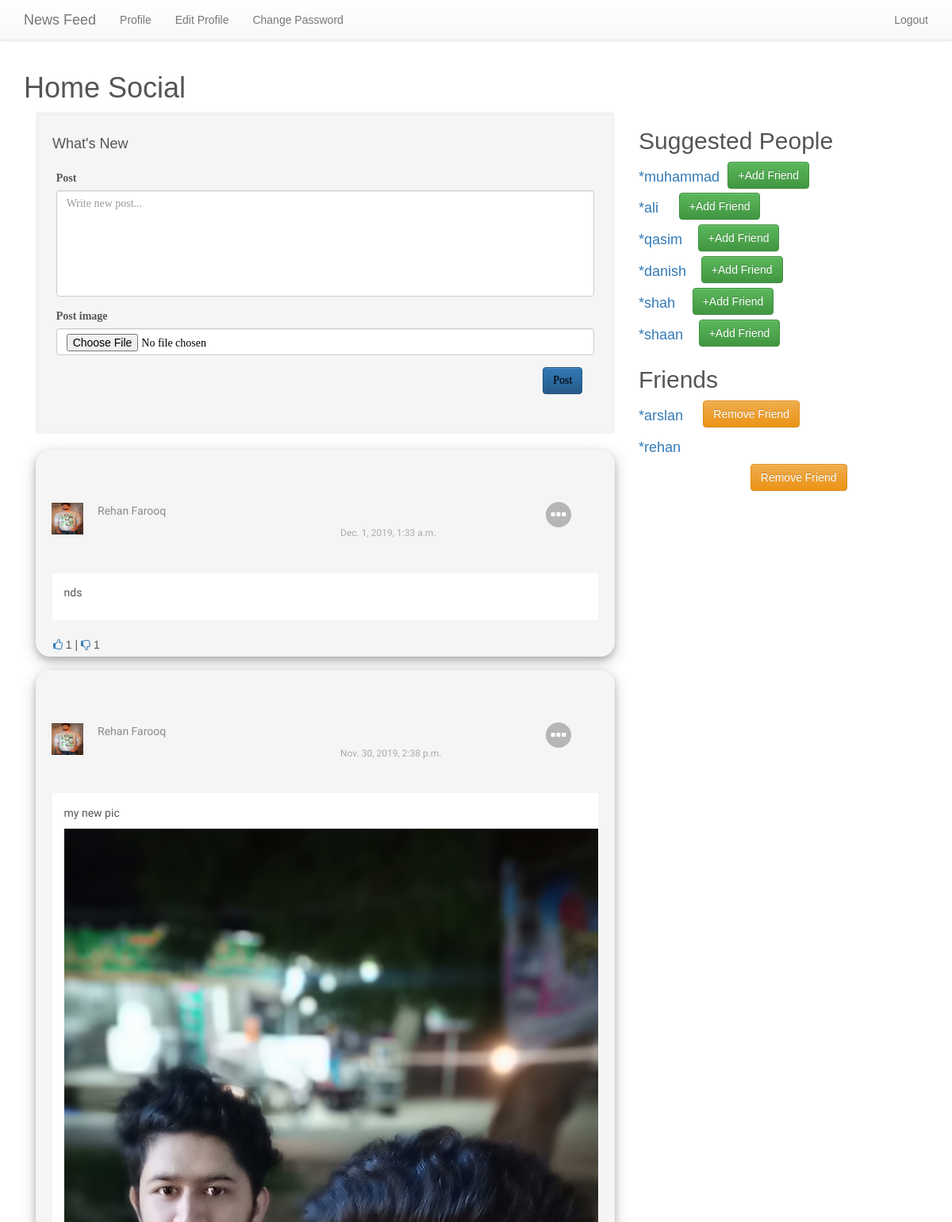
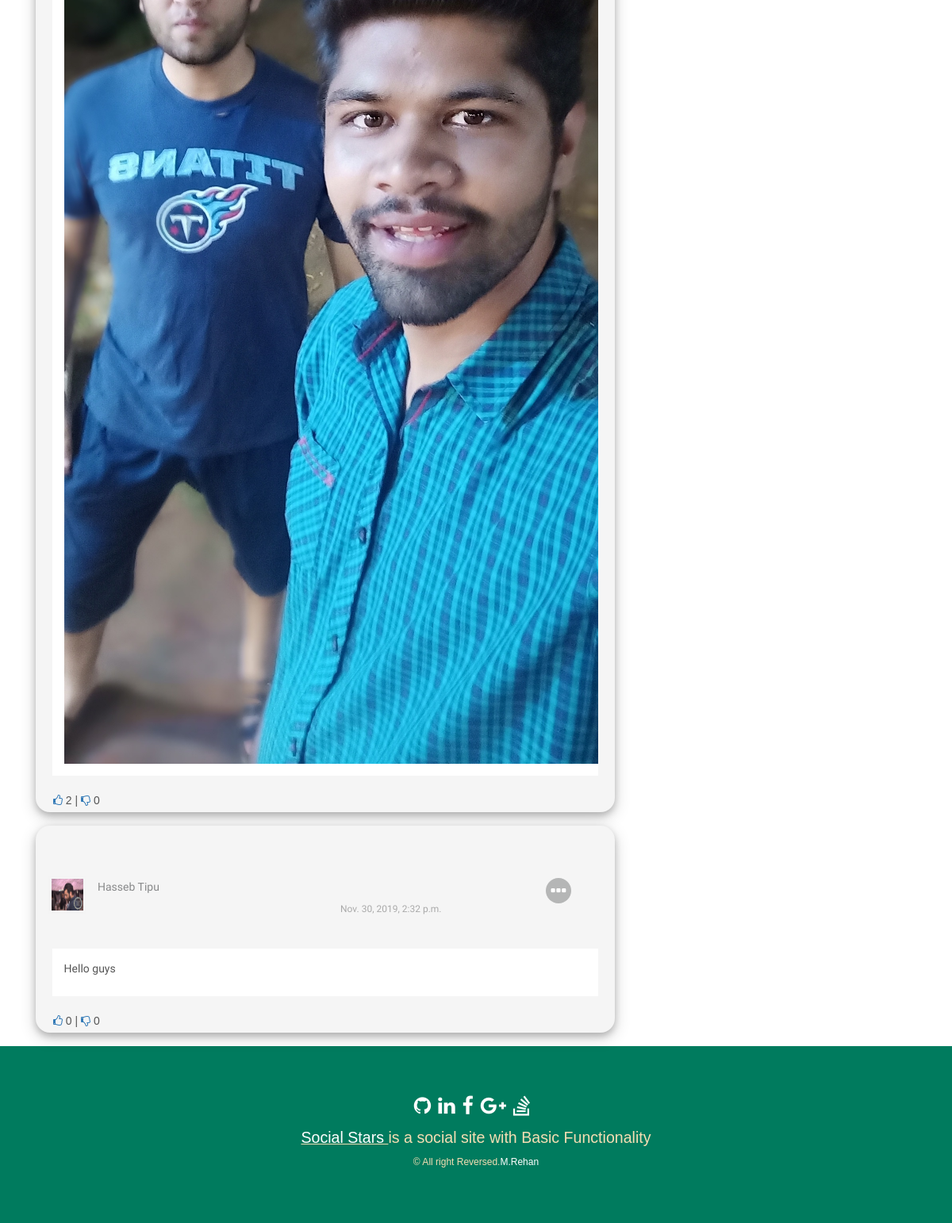
The page /social/ (signed in) on the database its author committed (2 pictures, top to bottom).
### social/models.py (models this page shows)
class Post(models.Model):
    post = models.CharField(max_length=500)
    user = models.ForeignKey(User, on_delete=models.CASCADE)
    created = models.DateTimeField(auto_now_add=True)
    updated = models.DateTimeField(auto_now=True)
    post_image = models.ImageField(upload_to='post_img', null=True, blank=True)
    likes = models.IntegerField(default=0)
    dislikes = models.IntegerField(default=0)

### accounts/models.py (models this page shows, shortened)
class UserProfileInfo(models.Model):
    user = models.OneToOneField(User, on_delete=models.CASCADE)
    bio = models.CharField(max_length=300, blank=True)
    birth_date = models.DateField(null=True)
    profile_image = models.ImageField(upload_to='profile_img', null=True)

### social/views.py (the view, shortened to what this page needs)
# urls.py: path('', views.SocialHome.as_view(), name='home'),
class SocialHome(TemplateView):
    template_name = 'social/home.html'
    def get(self, request):
        form = PostForm()
        posts = Post.objects.all().order_by('-created')
        users = User.objects.exclude(id=request.user.id)
        user = request.user
        try:
            friend = Friend.objects.get(current_user=user)
            friends = friend.users.all()
        except Friend.DoesNotExist:
            friends = None
        args = {'form': form, 'posts': posts, 'users': users,
                'friends': friends, 'user': user}
        return render(request, self.template_name, args)

### social/forms.py
class PostForm(forms.ModelForm):
    post = forms.CharField(widget=forms.Textarea(
        attrs={
            'label': "What's new....",
            'rows': 6,
            'class': 'form-control new-post',
            'placeholder': 'Write new post...'
        }
    ))
    post_image = forms.ImageField(required=False)
    class Meta:
        model = Post
        fields = ('post', 'post_image',)

### templates/social/home.html (shortened to what this page needs)
{% extends "accounts/base.html" %}
{% load bootstrap4 %}
{% block body_block %}
<h1> Home Social</h1>
    <div class="col-md-8">
        <div class="well">
            <h4>What's New</h4>
            <form method="POST" class="form-horizontal" enctype="multipart/form-data">
                <div class="form-group" style="padding:14px;">
                    {% bootstrap_form form %}
                    <input class="btn btn-primary pull-right" type="submit" value="Post">
                 </div>
            </form>
        </div>
        {% for post in posts %}
        {% if post.user in friends or user == post.user %}
			<div class="cardbox shadow-lg bg-white">
			 <div class="cardbox-heading">
			  <div class="dropdown float-right">
			   <button class="btn btn-flat btn-flat-icon" type="button" data-toggle="dropdown" aria-expanded="false"
               style="transform: translate3d(627px, 50px, 0px);">
				<em class="fa fa-ellipsis-h"></em>
			   </button>
			  </div>
			  <div class="media m-0">
			   <div class="d-flex mr-3">
				<a href="{% url 'accounts:view_profile_with_pk' pk=post.user.pk %}">
					<img class="img-fluid rounded-circle" src="{{ post.user.userprofileinfo.profile_image.url }}" alt="User">
				</a>
			   </div>
			   <div class="media-body">
			    <p class="m-0">{{ post.user.first_name }} {{post.user.last_name}}</p>
				<small><span> {{ post.created }}</span></small>
			   </div>
			  </div>
			 </div>
			 <div class="cardbox-item">
                 <p>{{ post.post }}</p>
                {% if post.post_image %}
                    <img class="img-fluid" src="{{ post.post_image.url }}" alt="Image">
                {% endif %}
			 </div>
             <div class="cardbox-base">
                <a href="#" onclick="document.getElementById('likebutton').submit()">
                    <i class="fa fa-thumbs-o-up" aria-hidden="true"></i>
                </a>
                 {{ post.likes }} |
                 <a href="#" onclick="document.getElementById('dislikebutton').submit()">
                    <i class="fa fa-thumbs-o-down" aria-hidden="true"></i>
                </a>
                 {{ post.dislikes }}
			 </div>
			 </div>
        {% endif %}
		{% endfor %}
    </div>
   <div class="col-md-4">
       <h2>Suggested People</h2>
       {% for user in users %}
        {% if not user in friends %}
       <div style="display:block;">
       <div class="d-inline">
         <a href="{% url 'accounts:view_profile_with_pk' pk=user.pk %}"><h4>*{{ user.username }}</h4></a>
         <span class="align-right">
             <a href="{% url 'social:connect' operation='add' pk=user.pk %}" style="margin-left: 10%;">
                 <button type="button" class="btn btn-success">+Add Friend</button></a></span>
           </div>
       </div>
        {% endif %}
       {% endfor %}
       <h2>Friends</h2>
        <div style="display:block;">
              <div class="d-inline">
        {% if not friends == None %}
        {% for friend in friends %}
            <a href="{% url 'accounts:view_profile_with_pk' pk=friend.pk %}"><h4>*{{ friend.username }}</h4></a>
            <span class="align-right">
                <a href="{% url 'social:connect' operation='remove' pk=friend.pk %}" style="margin-left: 10%;">
                <button type="button" class="btn btn-warning">Remove Friend</button></a></span>
           </div>
        {% endfor %}
         </div>
       {% else %}
        <p>You don't have any Friends</p>
       {% endif %}
   </div>
{% endblock %}

### static/social/css/postbox.css (style rules this page uses)
.cardbox { background: whitesmoke; margin-bottom: 2.4%; border-radius: 18px; box-shadow: 0 4px 8px 0 rgba(0, 0, 0, 0.2), 0 6px 20px 0 rgba(0, 0, 0, 0.19); }
.cardbox p { font-family: 'Solway', serif; }
.cardbox .cardbox-heading { padding: 16px; margin: 0; }
.cardbox .btn-flat.btn-flat-icon { border-radius: 50%; font-size: 24px; height: 32px; width: 32px; padding: 0; overflow: hidden; color: #fff !important; background: #b5b6b6; display: flex; flex-direction: column; justify-content: center; align-items: center; text-align: center; }
.media { display: -ms-flexbox; display: flex; -ms-flex-align: start; align-items: flex-start; }
.d-flex { display: -ms-flexbox !important; display: flex !important; }
.media .mr-3 { margin-right: 1rem !important; }
.media img { width: 48px !important; height: 48px !important; padding: 2px; border: 2px solid #f4f4f4; }
.media-body { -ms-flex: 1; flex: 1; padding: .4rem !important; }
.media-body p { font-family: 'Rokkitt', serif; font-weight: 500 !important; font-size: 14px; color: #88898a; }
.media-body small span { font-family: 'Rokkitt', serif; font-size: 12px; color: #aaa; margin-right: 10px; }
.cardbox .cardbox-item { position: relative; display: block; padding-left: 2%; background: white; border: 21px solid whitesmoke; padding-bottom: 2%; padding-top: 2%; border-radius: 1px; }
.cardbox .cardbox-item img { display: block; max-width: 100%; height: -webkit-fill-available !important; margin-left: auto !important; margin-right: auto !important; }
.cardbox-base { padding-left: 3%; padding-bottom: 0.7%; }

### static/css/master.css (style rules this page uses)
html, body { height: 100%; font-family:verdana,arial,sans-serif; color:#555555; }
.form-group { font-weight:200; font-family: Serif; }
.form-group input { color: black; }
.panel textarea, .well textarea, textarea.form-control { resize: none; }
.form-horizontal { padding-left: 3%; padding-right: 3%; }
.well { background: whitesmoke; border: 2px solid #f4f4f4; }
.d-inline { display: inline-flex; }
span { display: block; width: 50%; margin: 0 auto; }
span.align-right { text-align:right; }
.cardbox { background: whitesmoke; margin-bottom: 2.4%; border-radius: 18px; box-shadow: 0 4px 8px 0 rgba(0, 0, 0, 0.2), 0 6px 20px 0 rgba(0, 0, 0, 0.19); }
.cardbox p { font-family: 'Solway', serif; }
.cardbox .cardbox-heading { padding: 16px; margin: 0; }
.cardbox .btn-flat.btn-flat-icon { border-radius: 50%; font-size: 24px; height: 32px; width: 32px; padding: 0; overflow: hidden; color: #fff !important; background: #b5b6b6; display: flex; flex-direction: column; justify-content: center; align-items: center; text-align: center; }
.media { display: -ms-flexbox; display: flex; -ms-flex-align: start; align-items: flex-start; }
.d-flex { display: -ms-flexbox !important; display: flex !important; }
.media .mr-3 { margin-right: 1rem !important; }
.media img { width: 48px !important; height: 48px !important; padding: 2px; border: 2px solid #f4f4f4; }
.media-body { -ms-flex: 1; flex: 1; padding: .4rem !important; }
.media-body p { font-family: 'Rokkitt', serif; font-weight: 500 !important; font-size: 14px; color: #88898a; }
.media-body small span { font-family: 'Rokkitt', serif; font-size: 12px; color: #aaa; margin-right: 10px; }
.cardbox .cardbox-item { position: relative; display: block; padding-left: 2%; background: white; border: 21px solid whitesmoke; padding-bottom: 2%; padding-top: 2%; border-radius: 1px; }
.cardbox .cardbox-item img { display: block; max-width: 100%; height: -webkit-fill-available !important; margin-left: auto !important; margin-right: auto !important; }
.cardbox-base { padding-left: 3%; padding-bottom: 0.7%; }

### rows shown on the page
Post: user.userprofileinfo.profile_image (picture), user.first_name "Rehan", user.last_name "Farooq", created "Dec. 1, 2019, 1:33 a.m.", post "nds", likes "1", dislikes "1"
Post: user.userprofileinfo.profile_image (picture), user.first_name "Rehan", user.last_name "Farooq", created "Nov. 30, 2019, 2:38 p.m.", post "my new pic", post_image (picture), likes "2", dislikes "0"
Post: user.userprofileinfo.profile_image (picture), user.first_name "Hasseb", user.last_name "Tipu", created "Nov. 30, 2019, 2:32 p.m.", post "Hello guys", likes "0", dislikes "0"

### other values the page prints
{{ user.username }} "muhammad"
{{ user.username }} "ali"
{{ user.username }} "qasim"
{{ user.username }} "danish"
{{ user.username }} "shah"
{{ user.username }} "shaan"
{{ friend.username }} "arslan"
{{ friend.username }} "rehan"
